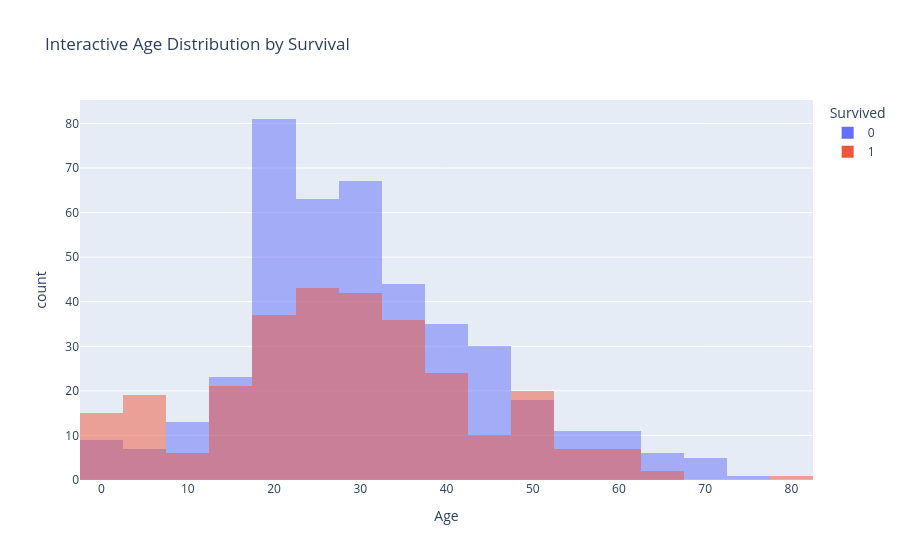

Write notebook code for a chart like this one.
### Code cell
fig = px.histogram(df, x='Age', color='Survived', barmode='overlay',
                    nbins=30, title='Interactive Age Distribution by Survival')
fig.show()

### Figure 1 — Plotly figure (JSON) as saved in the notebook; plotly's stock layout.template omitted (floating-point values rounded to 4 significant figures; data arrays with more than 128 entries replaced by an {"elided": "..."} marker saying what was removed)
{"data": [{"bingroup": "x", "hovertemplate": "Survived=0<br>Age=%{x}<br>count=%{y}<extra></extra>", "legendgroup": "0", "marker": {"color": "#636efa", "opacity": 0.5, "pattern": {"shape": ""}}, "name": "0", "nbinsx": 30, "orientation": "v", "showlegend": true, "type": "histogram", "x": {"elided": "549 float values"}, "xaxis": "x", "yaxis": "y"}, {"bingroup": "x", "hovertemplate": "Survived=1<br>Age=%{x}<br>count=%{y}<extra></extra>", "legendgroup": "1", "marker": {"color": "#EF553B", "opacity": 0.5, "pattern": {"shape": ""}}, "name": "1", "nbinsx": 30, "orientation": "v", "showlegend": true, "type": "histogram", "x": {"elided": "342 float values"}, "xaxis": "x", "yaxis": "y"}], "layout": {"barmode": "overlay", "legend": {"title": {"text": "Survived"}, "tracegroupgap": 0}, "title": {"text": "Interactive Age Distribution by Survival"}, "xaxis": {"anchor": "y", "domain": [0, 1], "title": {"text": "Age"}}, "yaxis": {"anchor": "x", "domain": [0, 1], "title": {"text": "count"}}}}
